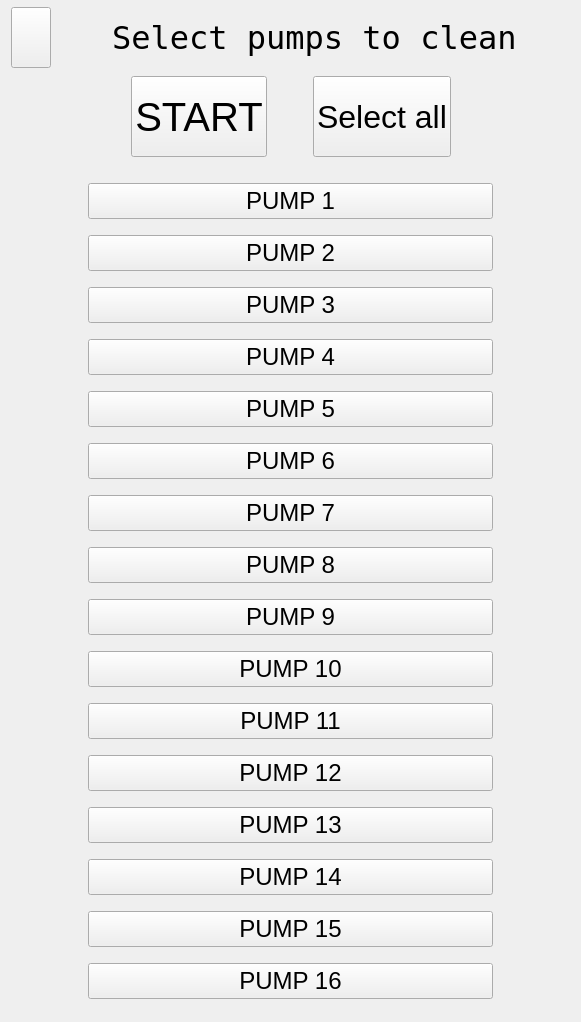
      <widget class="QWidget" name="pumpClearPage">
       <widget class="QWidget" name="layoutWidget">
        <property name="geometry">
         <rect>
          <x>11</x>
          <y>7</y>
          <width>561</width>
          <height>61</height>
         </rect>
        </property>
        <layout class="QHBoxLayout" name="horizontalLayout_4">
         <item>
          <widget class="QPushButton" name="backBtnCleanPage">
           <property name="sizePolicy">
            <sizepolicy hsizetype="Minimum" vsizetype="Minimum">
             <horstretch>0</horstretch>
             <verstretch>0</verstretch>
            </sizepolicy>
           </property>
           <property name="minimumSize">
            <size>
             <width>0</width>
             <height>45</height>
            </size>
           </property>
           <property name="text">
            <string/>
           </property>
           <property name="icon">
            <iconset resource="resources.qrc">
             <normaloff>:/images/assets/go-back-2.png</normaloff>:/images/assets/go-back-2.png</iconset>
           </property>
           <property name="iconSize">
            <size>
             <width>56</width>
             <height>56</height>
            </size>
           </property>
          </widget>
         </item>
         <item>
          <spacer name="horizontalSpacer_4">
           <property name="orientation">
            <enum>Qt::Horizontal</enum>
           </property>
           <property name="sizeHint" stdset="0">
            <size>
             <width>40</width>
             <height>20</height>
            </size>
           </property>
          </spacer>
         </item>
         <item>
          <widget class="QLabel" name="label_4">
           <property name="palette">
            <palette>
             <active>
              <colorrole role="WindowText">
               <brush brushstyle="SolidPattern">
                <color alpha="255">
                 <red>0</red>
                 <green>0</green>
                 <blue>0</blue>
                </color>
               </brush>
              </colorrole>
              <colorrole role="Button">
               <brush brushstyle="SolidPattern">
                <color alpha="255">
                 <red>211</red>
                 <green>215</green>
                 <blue>207</blue>
                </color>
               </brush>
              </colorrole>
              <colorrole role="Text">
               <brush brushstyle="SolidPattern">
                <color alpha="255">
                 <red>0</red>
                 <green>0</green>
                 <blue>0</blue>
                </color>
               </brush>
              </colorrole>
              <colorrole role="ButtonText">
               <brush brushstyle="SolidPattern">
                <color alpha="255">
                 <red>0</red>
                 <green>0</green>
                 <blue>0</blue>
                </color>
               </brush>
              </colorrole>
              <colorrole role="Base">
               <brush brushstyle="SolidPattern">
                <color alpha="255">
                 <red>211</red>
                 <green>215</green>
                 <blue>207</blue>
                </color>
               </brush>
              </colorrole>
              <colorrole role="Window">
               <brush brushstyle="SolidPattern">
                <color alpha="255">
                 <red>211</red>
                 <green>215</green>
                 <blue>207</blue>
                </color>
               </brush>
              </colorrole>
              <colorrole role="PlaceholderText">
               <brush brushstyle="SolidPattern">
                <color alpha="255">
                 <red>0</red>
                 <green>0</green>
                 <blue>0</blue>
                </color>
               </brush>
              </colorrole>
             </active>
             <inactive>
              <colorrole role="WindowText">
               <brush brushstyle="SolidPattern">
                <color alpha="255">
                 <red>0</red>
                 <green>0</green>
                 <blue>0</blue>
                </color>
               </brush>
              </colorrole>
              <colorrole role="Button">
               <brush brushstyle="SolidPattern">
                <color alpha="255">
                 <red>211</red>
                 <green>215</green>
                 <blue>207</blue>
                </color>
               </brush>
              </colorrole>
              <colorrole role="Text">
               <brush brushstyle="SolidPattern">
                <color alpha="255">
                 <red>0</red>
                 <green>0</green>
                 <blue>0</blue>
                </color>
               </brush>
              </colorrole>
              <colorrole role="ButtonText">
               <brush brushstyle="SolidPattern">
                <color alpha="255">
                 <red>0</red>
                 <green>0</green>
                 <blue>0</blue>
                </color>
               </brush>
              </colorrole>
              <colorrole role="Base">
               <brush brushstyle="SolidPattern">
                <color alpha="255">
                 <red>211</red>
                 <green>215</green>
                 <blue>207</blue>
                </color>
               </brush>
              </colorrole>
              <colorrole role="Window">
               <brush brushstyle="SolidPattern">
                <color alpha="255">
                 <red>211</red>
                 <green>215</green>
                 <blue>207</blue>
                </color>
               </brush>
              </colorrole>
              <colorrole role="PlaceholderText">
               <brush brushstyle="SolidPattern">
                <color alpha="255">
                 <red>0</red>
                 <green>0</green>
                 <blue>0</blue>
                </color>
               </brush>
              </colorrole>
             </inactive>
             <disabled>
              <colorrole role="WindowText">
               <brush brushstyle="SolidPattern">
                <color alpha="255">
                 <red>0</red>
                 <green>0</green>
                 <blue>0</blue>
                </color>
               </brush>
              </colorrole>
              <colorrole role="Button">
               <brush brushstyle="SolidPattern">
                <color alpha="255">
                 <red>211</red>
                 <green>215</green>
                 <blue>207</blue>
                </color>
               </brush>
              </colorrole>
              <colorrole role="Text">
               <brush brushstyle="SolidPattern">
                <color alpha="255">
                 <red>0</red>
                 <green>0</green>
                 <blue>0</blue>
                </color>
               </brush>
              </colorrole>
              <colorrole role="ButtonText">
               <brush brushstyle="SolidPattern">
                <color alpha="255">
                 <red>0</red>
                 <green>0</green>
                 <blue>0</blue>
                </color>
               </brush>
              </colorrole>
              <colorrole role="Base">
               <brush brushstyle="SolidPattern">
                <color alpha="255">
                 <red>211</red>
                 <green>215</green>
                 <blue>207</blue>
                </color>
               </brush>
              </colorrole>
              <colorrole role="Window">
               <brush brushstyle="SolidPattern">
                <color alpha="255">
                 <red>211</red>
                 <green>215</green>
                 <blue>207</blue>
                </color>
               </brush>
              </colorrole>
              <colorrole role="PlaceholderText">
               <brush brushstyle="SolidPattern">
                <color alpha="255">
                 <red>0</red>
                 <green>0</green>
                 <blue>0</blue>
                </color>
               </brush>
              </colorrole>
             </disabled>
            </palette>
           </property>
           <property name="font">
            <font>
             <family>DejaVu Sans Mono</family>
             <pointsize>24</pointsize>
            </font>
           </property>
           <property name="styleSheet">
            <string notr="true">color: rgb(0, 0, 0);</string>
           </property>
           <property name="text">
            <string>Select pumps to clean</string>
           </property>
          </widget>
         </item>
         <item>
          <spacer name="horizontalSpacer_5">
           <property name="orientation">
            <enum>Qt::Horizontal</enum>
           </property>
           <property name="sizeHint" stdset="0">
            <size>
             <width>40</width>
             <height>20</height>
            </size>
           </property>
          </spacer>
         </item>
        </layout>
       </widget>
       <widget class="QWidget" name="layoutWidget">
        <property name="geometry">
         <rect>
          <x>10</x>
          <y>76</y>
          <width>561</width>
          <height>81</height>
         </rect>
        </property>
        <layout class="QHBoxLayout" name="horizontalLayout_6">
         <item>
          <spacer name="horizontalSpacer_6">
           <property name="orientation">
            <enum>Qt::Horizontal</enum>
           </property>
           <property name="sizeHint" stdset="0">
            <size>
             <width>40</width>
             <height>20</height>
            </size>
           </property>
          </spacer>
         </item>
         <item>
          <layout class="QHBoxLayout" name="horizontalLayout_5">
           <item>
            <widget class="QPushButton" name="startClean">
             <property name="sizePolicy">
              <sizepolicy hsizetype="Minimum" vsizetype="Minimum">
               <horstretch>0</horstretch>
               <verstretch>0</verstretch>
              </sizepolicy>
             </property>
             <property name="font">
              <font>
               <pointsize>30</pointsize>
              </font>
             </property>
             <property name="styleSheet">
              <string notr="true">color: rgb(0, 0, 0);</string>
             </property>
             <property name="text">
              <string>START</string>
             </property>
            </widget>
           </item>
           <item>
            <spacer name="horizontalSpacer_8">
             <property name="orientation">
              <enum>Qt::Horizontal</enum>
             </property>
             <property name="sizeHint" stdset="0">
              <size>
               <width>40</width>
               <height>20</height>
              </size>
             </property>
            </spacer>
           </item>
           <item>
            <widget class="QPushButton" name="selectAllPumps">
             <property name="sizePolicy">
              <sizepolicy hsizetype="Minimum" vsizetype="Minimum">
               <horstretch>0</horstretch>
               <verstretch>0</verstretch>
              </sizepolicy>
             </property>
             <property name="font">
              <font>
               <pointsize>24</pointsize>
              </font>
             </property>
             <property name="styleSheet">
              <string notr="true">color: rgb(0, 0, 0);</string>
             </property>
             <property name="text">
              <string>Select all</string>
             </property>
            </widget>
           </item>
          </layout>
         </item>
         <item>
          <spacer name="horizontalSpacer_7">
           <property name="orientation">
            <enum>Qt::Horizontal</enum>
           </property>
           <property name="sizeHint" stdset="0">
            <size>
             <width>40</width>
             <height>20</height>
            </size>
           </property>
          </spacer>
         </item>
        </layout>
       </widget>
       <widget class="QWidget" name="layoutWidget">
        <property name="geometry">
         <rect>
          <x>10</x>
          <y>170</y>
          <width>561</width>
          <height>843</height>
         </rect>
        </property>
        <layout class="QVBoxLayout" name="verticalLayout_4">
         <property name="spacing">
          <number>3</number>
         </property>
         <property name="leftMargin">
          <number>78</number>
         </property>
         <property name="rightMargin">
          <number>78</number>
         </property>
         <item>
          <widget class="QPushButton" name="pumpSelBtn">
           <property name="font">
            <font>
             <pointsize>18</pointsize>
            </font>
           </property>
           <property name="styleSheet">
            <string notr="true">color: rgb(0, 0, 0);</string>
           </property>
           <property name="text">
            <string>PUMP 1</string>
           </property>
           <property name="checkable">
            <bool>true</bool>
           </property>
           <property name="checked">
            <bool>false</bool>
           </property>
          </widget>
         </item>
         <item>
          <widget class="QPushButton" name="pumpSelBtn_2">
           <property name="font">
            <font>
             <pointsize>18</pointsize>
            </font>
           </property>
           <property name="styleSheet">
            <string notr="true">color: rgb(0, 0, 0);</string>
           </property>
           <property name="text">
            <string>PUMP 2</string>
           </property>
           <property name="checkable">
            <bool>true</bool>
           </property>
           <property name="checked">
            <bool>false</bool>
           </property>
          </widget>
         </item>
         <item>
          <widget class="QPushButton" name="pumpSelBtn_4">
           <property name="font">
            <font>
             <pointsize>18</pointsize>
            </font>
           </property>
           <property name="styleSheet">
            <string notr="true">color: rgb(0, 0, 0);</string>
           </property>
           <property name="text">
            <string>PUMP 3</string>
           </property>
           <property name="checkable">
            <bool>true</bool>
           </property>
           <property name="checked">
            <bool>false</bool>
           </property>
          </widget>
         </item>
         <item>
          <widget class="QPushButton" name="pumpSelBtn_3">
           <property name="font">
            <font>
             <pointsize>18</pointsize>
            </font>
           </property>
           <property name="styleSheet">
            <string notr="true">color: rgb(0, 0, 0);</string>
           </property>
           <property name="text">
            <string>PUMP 4</string>
           </property>
           <property name="checkable">
            <bool>true</bool>
           </property>
           <property name="checked">
            <bool>false</bool>
           </property>
          </widget>
         </item>
         <item>
          <widget class="QPushButton" name="pumpSelBtn_8">
           <property name="font">
            <font>
             <pointsize>18</pointsize>
            </font>
           </property>
           <property name="styleSheet">
            <string notr="true">color: rgb(0, 0, 0);</string>
           </property>
           <property name="text">
            <string>PUMP 5</string>
           </property>
           <property name="checkable">
            <bool>true</bool>
           </property>
           <property name="checked">
            <bool>false</bool>
           </property>
          </widget>
         </item>
         <item>
          <widget class="QPushButton" name="pumpSelBtn_5">
           <property name="font">
            <font>
             <pointsize>18</pointsize>
            </font>
           </property>
           <property name="styleSheet">
            <string notr="true">color: rgb(0, 0, 0);</string>
           </property>
           <property name="text">
            <string>PUMP 6</string>
           </property>
           <property name="checkable">
            <bool>true</bool>
           </property>
           <property name="checked">
            <bool>false</bool>
           </property>
          </widget>
         </item>
         <item>
          <widget class="QPushButton" name="pumpSelBtn_7">
           <property name="font">
            <font>
             <pointsize>18</pointsize>
            </font>
           </property>
           <property name="styleSheet">
            <string notr="true">color: rgb(0, 0, 0);</string>
           </property>
           <property name="text">
            <string>PUMP 7</string>
           </property>
           <property name="checkable">
            <bool>true</bool>
           </property>
           <property name="checked">
            <bool>false</bool>
           </property>
          </widget>
         </item>
         <item>
          <widget class="QPushButton" name="pumpSelBtn_6">
           <property name="font">
            <font>
             <pointsize>18</pointsize>
            </font>
           </property>
           <property name="styleSheet">
            <string notr="true">color: rgb(0, 0, 0);</string>
           </property>
           <property name="text">
            <string>PUMP 8</string>
           </property>
           <property name="checkable">
            <bool>true</bool>
           </property>
           <property name="checked">
            <bool>false</bool>
           </property>
          </widget>
         </item>
         <item>
          <widget class="QPushButton" name="pumpSelBtn_12">
           <property name="font">
            <font>
             <pointsize>18</pointsize>
            </font>
           </property>
           <property name="styleSheet">
            <string notr="true">color: rgb(0, 0, 0);</string>
           </property>
           <property name="text">
            <string>PUMP 9</string>
           </property>
           <property name="checkable">
            <bool>true</bool>
           </property>
           <property name="checked">
            <bool>false</bool>
           </property>
          </widget>
         </item>
         <item>
          <widget class="QPushButton" name="pumpSelBtn_9">
           <property name="font">
            <font>
             <pointsize>18</pointsize>
            </font>
           </property>
           <property name="styleSheet">
            <string notr="true">color: rgb(0, 0, 0);</string>
           </property>
           <property name="text">
            <string>PUMP 10</string>
           </property>
           <property name="checkable">
            <bool>true</bool>
           </property>
           <property name="checked">
            <bool>false</bool>
           </property>
          </widget>
         </item>
         <item>
          <widget class="QPushButton" name="pumpSelBtn_11">
           <property name="font">
            <font>
             <pointsize>18</pointsize>
            </font>
           </property>
           <property name="styleSheet">
            <string notr="true">color: rgb(0, 0, 0);</string>
           </property>
           <property name="text">
            <string>PUMP 11</string>
           </property>
           <property name="checkable">
            <bool>true</bool>
           </property>
           <property name="checked">
            <bool>false</bool>
           </property>
          </widget>
         </item>
         <item>
          <widget class="QPushButton" name="pumpSelBtn_10">
           <property name="font">
            <font>
             <pointsize>18</pointsize>
            </font>
           </property>
           <property name="styleSheet">
            <string notr="true">color: rgb(0, 0, 0);</string>
           </property>
           <property name="text">
            <string>PUMP 12</string>
           </property>
           <property name="checkable">
            <bool>true</bool>
           </property>
           <property name="checked">
            <bool>false</bool>
           </property>
          </widget>
         </item>
         <item>
          <widget class="QPushButton" name="pumpSelBtn_16">
           <property name="font">
            <font>
             <pointsize>18</pointsize>
            </font>
           </property>
           <property name="styleSheet">
            <string notr="true">color: rgb(0, 0, 0);</string>
           </property>
           <property name="text">
            <string>PUMP 13</string>
           </property>
           <property name="checkable">
            <bool>true</bool>
           </property>
           <property name="checked">
            <bool>false</bool>
           </property>
          </widget>
         </item>
         <item>
          <widget class="QPushButton" name="pumpSelBtn_13">
           <property name="font">
            <font>
             <pointsize>18</pointsize>
            </font>
           </property>
           <property name="styleSheet">
            <string notr="true">color: rgb(0, 0, 0);</string>
           </property>
           <property name="text">
            <string>PUMP 14</string>
           </property>
           <property name="checkable">
            <bool>true</bool>
           </property>
           <property name="checked">
            <bool>false</bool>
           </property>
          </widget>
         </item>
         <item>
          <widget class="QPushButton" name="pumpSelBtn_15">
           <property name="font">
            <font>
             <pointsize>18</pointsize>
            </font>
           </property>
           <property name="styleSheet">
            <string notr="true">color: rgb(0, 0, 0);</string>
           </property>
           <property name="text">
            <string>PUMP 15</string>
           </property>
           <property name="checkable">
            <bool>true</bool>
           </property>
           <property name="checked">
            <bool>false</bool>
           </property>
          </widget>
         </item>
         <item>
          <widget class="QPushButton" name="pumpSelBtn_14">
           <property name="font">
            <font>
             <pointsize>18</pointsize>
            </font>
           </property>
           <property name="styleSheet">
            <string notr="true">color: rgb(0, 0, 0);</string>
           </property>
           <property name="text">
            <string>PUMP 16</string>
           </property>
           <property name="checkable">
            <bool>true</bool>
           </property>
           <property name="checked">
            <bool>false</bool>
           </property>
          </widget>
         </item>
        </layout>
       </widget>
      </widget>
